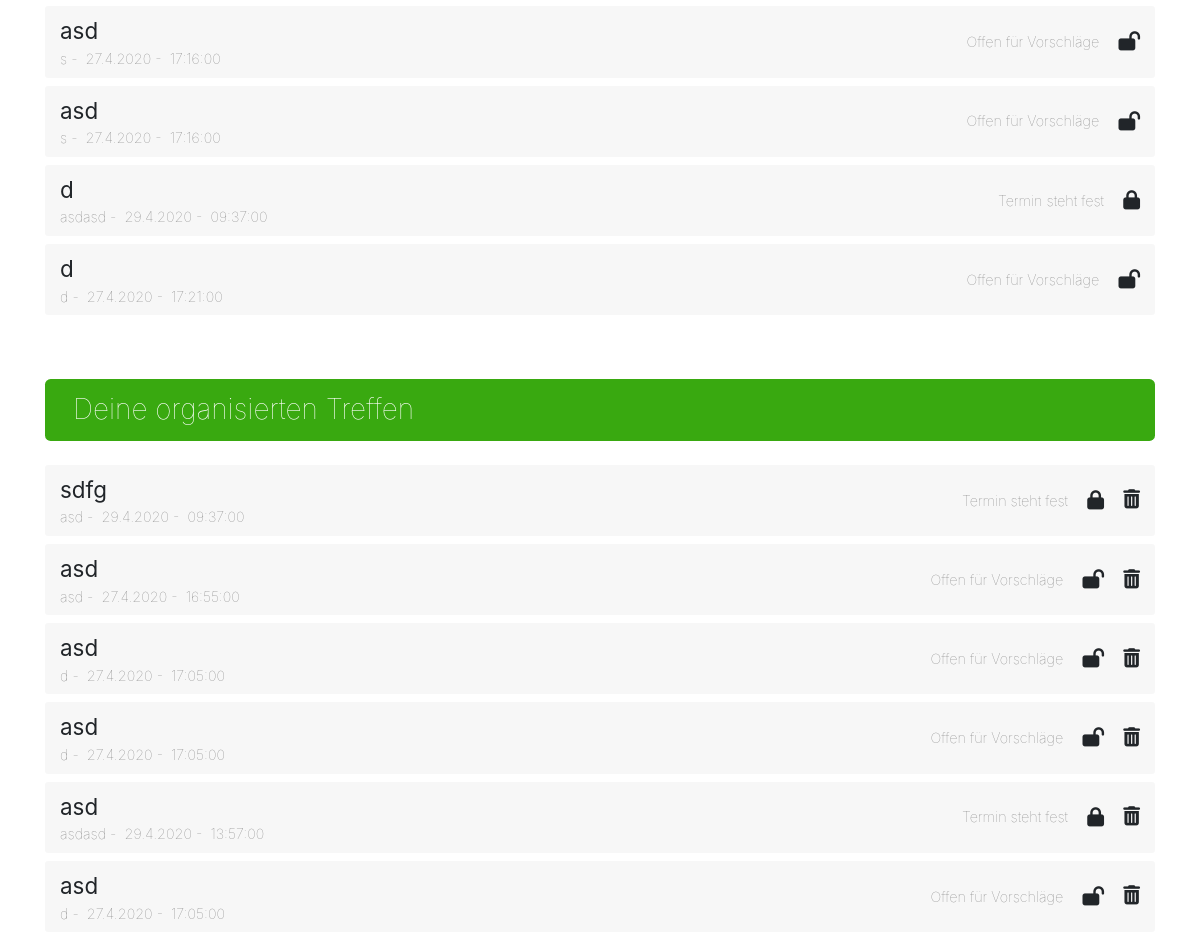
Page / (signed in, middle part) on the earlier database version.
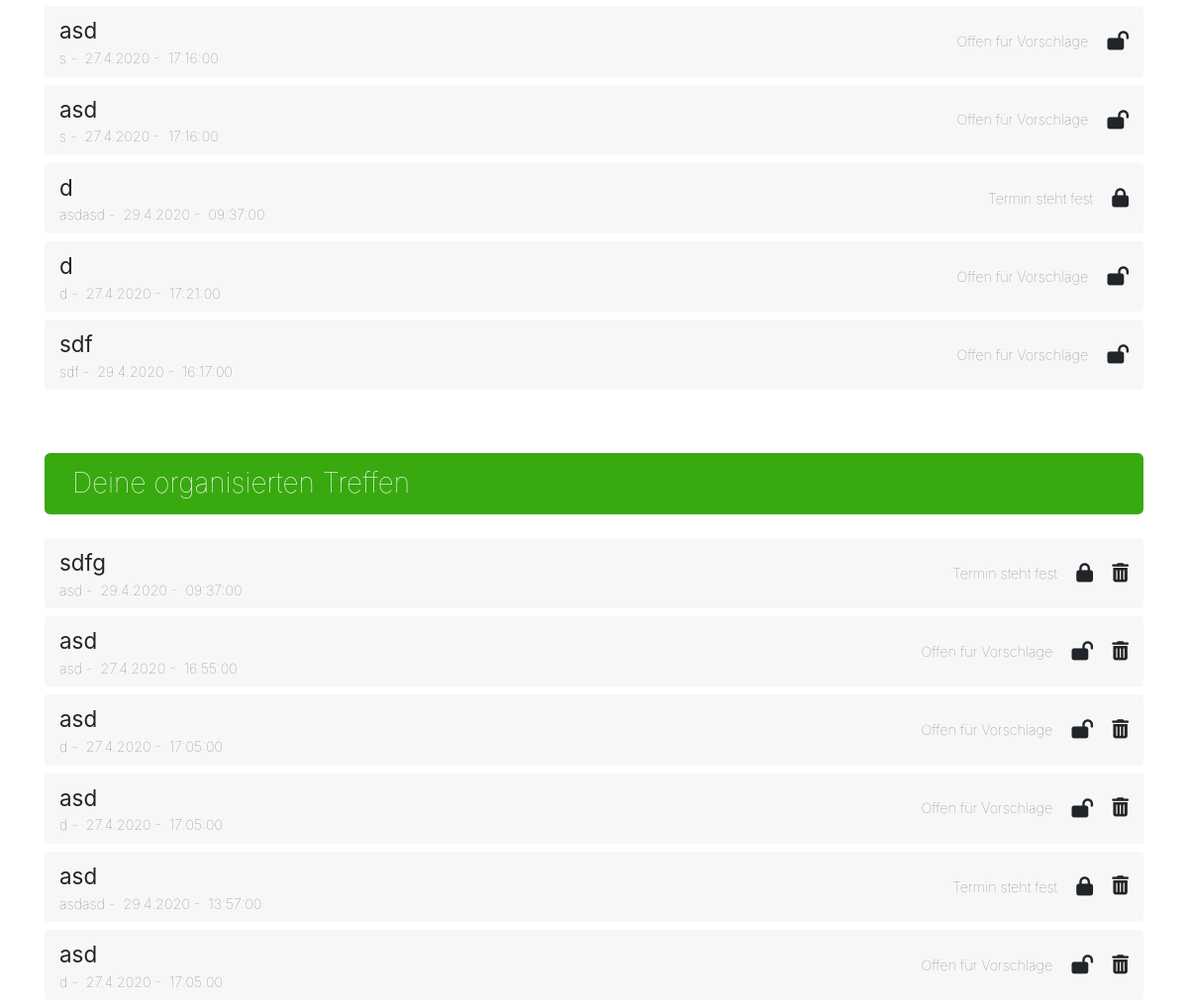
Same page on the later database version.
### events/models.py (models this page shows, shortened)
class Event(models.Model):
    title = models.CharField(max_length=100)  # title/short description of the event
    organisator = models.ForeignKey(User, on_delete=models.CASCADE, related_name='organisator')  # user that created
    status = models.ForeignKey(Status, on_delete=models.CASCADE)  # status can be OPEN or DECIDED
    date = models.DateField()  # date of the event
    time = models.TimeField()  # time of the event
    duration = models.IntegerField() # duration in minutes
    place = models.CharField(max_length=100)  # place of the event
    guests = models.ManyToManyField(User, related_name='guests')   # many to many field for all the users that are
    comment = models.CharField(max_length=200)  # comment that is given from the organisator when he determines
    def event_is_open(self):
        if self.status.status == STATUS_OPEN:
            return True
        else:
            return False
    def get_date_str(self):
        return str(self.date.day) + '.' + str(self.date.month) + '.' + str(self.date.year)
    def get_time_str(self):
        return str(self.time)

### events/views.py (the view)
# urls.py: path('', views.overview, name='overview'),
@login_required(login_url='/login')  # login is required for showing the events for the user
def overview(request):
    events_invited = Event.objects.filter(guests=request.user)
    events_organised = Event.objects.filter(organisator=request.user)
    context = {'events_invited': events_invited, 'events_organised': events_organised}
    template = loader.get_template('events/events_overview.html')
    return HttpResponse(template.render(context, request))

### events/templates/events/events_overview.html (shortened to what this page needs)
{% extends "base.html" %}
{% block head_css_page %}
  {% load static %}
  <link rel="stylesheet" type="text/css" href="{% static 'events/css/styles.css' %}">
{% endblock head_css_page %}
{% block content %}
  <div>
      {% if not events_invited %}
        <span class="font-weight-light">Du bist aktuell zu keinem Treffen eingeladen.</span>
      {% else %}
        <ul class="organised-events">
          {% for event in events_invited %}
            {% include "events/events_overview_invited_partial.html" %}
          {% endfor %}
        </ul>
      {% endif %}
  </div>
  <div class="pt-4 pb-4 mb-4">
    <h3 class="table-header mb-4 mt-4">Deine organisierten Treffen</h3>
    <ul class="organised-events">
    {% if not events_organised %}
      <span class="font-weight-light">Du hast aktuell keine Treffen organisiert.</span><br>
      <br>
      <a class="mt-4" href="/events/new">
        <button type="submit" class="btn btn-primary mt-1">Neues Treffen organsieren</button>
      </a>
    {% else %}
      {% for event in events_organised %}
        {% include "events/events_overview_organised_partial.html" %}
      {% endfor %}
    {% endif %}
    </ul>
  </div>
{% endblock content %}

### events/templates/events/events_overview_invited_partial.html
<li class="d-flex flex-row col-12">
  <div class="d-flex flex-column flex-fill">
    <a class="detail-link" href="/events/{{ event.pk }}">{{ event.title }}</a>
    <div class="grey-light-small">
      <span>{{ event.place }}</span>&nbsp;-&nbsp;
      <span>{{ event.get_date_str }}</span>&nbsp;-&nbsp;
      <span>{{ event.get_time_str }}</span>
    </div>
  </div>
  <div class="d-flex flex-row align-items-center">
    {% if event.event_is_open %}
      <span class="d-none d-sm-none d-lg-block grey-light-small">Offen für Vorschläge</span><i class="fas fa-lock-open" title="Offen für Vorschläge"></i>
    {% else %}
      <span class="d-none d-sm-none d-lg-block grey-light-small">Termin steht fest</span><i class="fas fa-lock" title="Termin festgelegt"></i>
    {% endif %}
  </div>
</li>

### events/templates/events/events_overview_organised_partial.html
<li class="d-flex flex-row col-12">
  <div class="d-flex flex-column flex-fill">
    <a class="detail-link" href="/events/{{ event.pk }}">{{ event.title }}</a>
    <div class="grey-light-small">
      <span>{{ event.place }}</span>&nbsp;-&nbsp;
      <span>{{ event.get_date_str }}</span>&nbsp;-&nbsp;
      <span>{{ event.get_time_str }}</span>
    </div>
  </div>
  <div class="d-flex flex-row align-items-center">
    {% if event.event_is_open %}
      <span class="d-none d-sm-none d-lg-block grey-light-small">Offen für Vorschläge</span><i class="fas fa-lock-open" title="Offen für Vorschläge"></i>
    {% else %}
      <span class="d-none d-sm-none d-lg-block grey-light-small">Termin steht fest</span><i class="fas fa-lock" title="Termin festgelegt"></i>
    {% endif %}
    <a class="delete-event" href="/events/delete?k={{ event.pk }}" onclick="return confirm('Möchtest Du das Treffen wirklich absagen?')"><i class="fas fa-trash-alt" title="Treffen absagen"></i></a>
  </div>
</li>

Differences in the rows shown:
added Event: title "sdf", place "sdf", get_date_str "29.4.2020", get_time_str "16:17:00", shows "Offen für Vorschläge"
